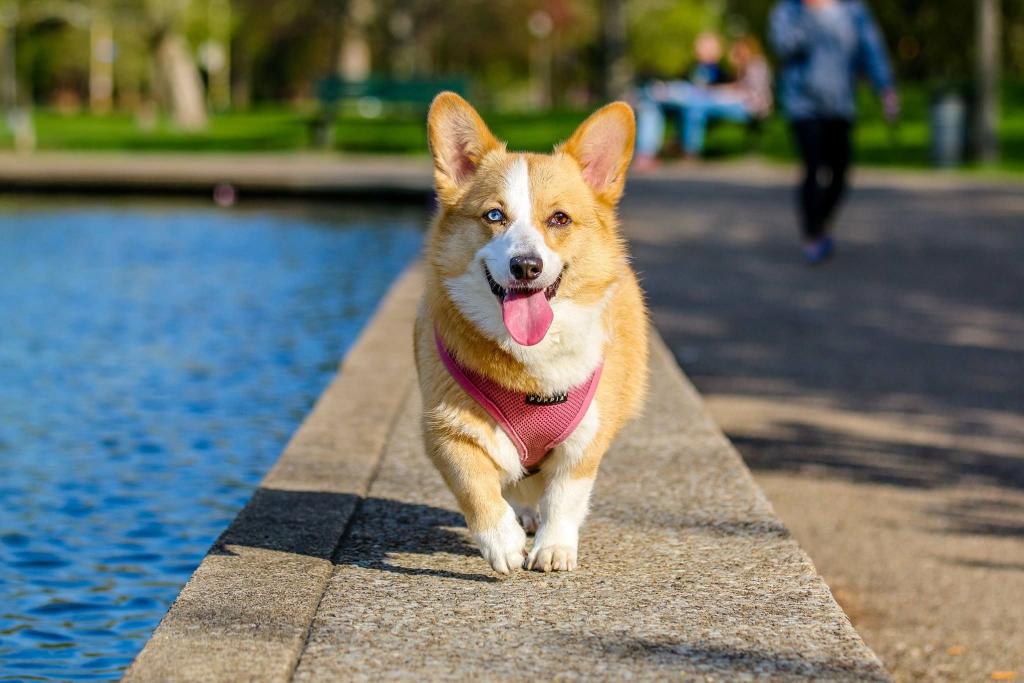
#> input picture codigo_estudiantes/wdeleon/perro.jpg, 2048 x 1365 px (shown at 1/2 size)
$ python RecorteCliente.py
#> lines starting #> are read from the running program, lines starting #| are printed output that depends on the picture
import cv2 as cv

imagen = cv.imread("perro.jpg")
#> imagen is the input picture: shape (1365, 2048, 3); mean B, G, R 103.8, 114.6, 110.4

if imagen is None:
    raise FileNotFoundError("No se encontró perro.jpg")

alto, ancho, canales = imagen.shape
#> alto = 1365; ancho = 2048; canales = 3

print("Dimenciones", imagen.shape)
#| Dimenciones (1365, 2048, 3)
print("")
print("""0 = Original
1 = Recorte
2 = Redución
3 = Rotación""")
print("")
TipoEdicion = int(input("Tipo de edición a realizar: "))
#> the answer given: 3


if TipoEdicion == 1:
    RecorteY1 = int(input("Ingrese el valor de Y1: "))
    RecorteY2 = int(input("Ingrese el valor de Y2: "))
    print("")
    RecorteX1 = int(input("Ingrese el valor de X1: "))
    RecorteX2 = int(input("Ingrese el valor de X2: "))

    RecorteImagen = imagen[RecorteY1:RecorteY2, RecorteX1:RecorteX2]

    cv.imshow("Imagen Perro Recortada", RecorteImagen)
    cv.waitKey(0)
    cv.destroyAllWindows()
elif TipoEdicion == 2:

    ReduccionImagenRango = float(input("Ingrese el valor de reducción: "))
    ReduccionImagen = cv.resize(imagen, (int(ancho*ReduccionImagenRango), int(alto*ReduccionImagenRango)), interpolation=cv.INTER_CUBIC)

    cv.imshow("Imagen Perro Reduccion", ReduccionImagen)
    cv.waitKey(0)
    cv.destroyAllWindows()
elif TipoEdicion == 3:

    CentroImagen = (ancho//2, alto//2)
#> CentroImagen = (1024, 682)

    RotacionImagenRango = int(input("Ingrese los grados a rotar: "))
#> the answer given: 3
    MatrizRotacion = cv.getRotationMatrix2D(CentroImagen, RotacionImagenRango, 1)
    RotacionImagen = cv.warpAffine(imagen, MatrizRotacion,(ancho, alto))
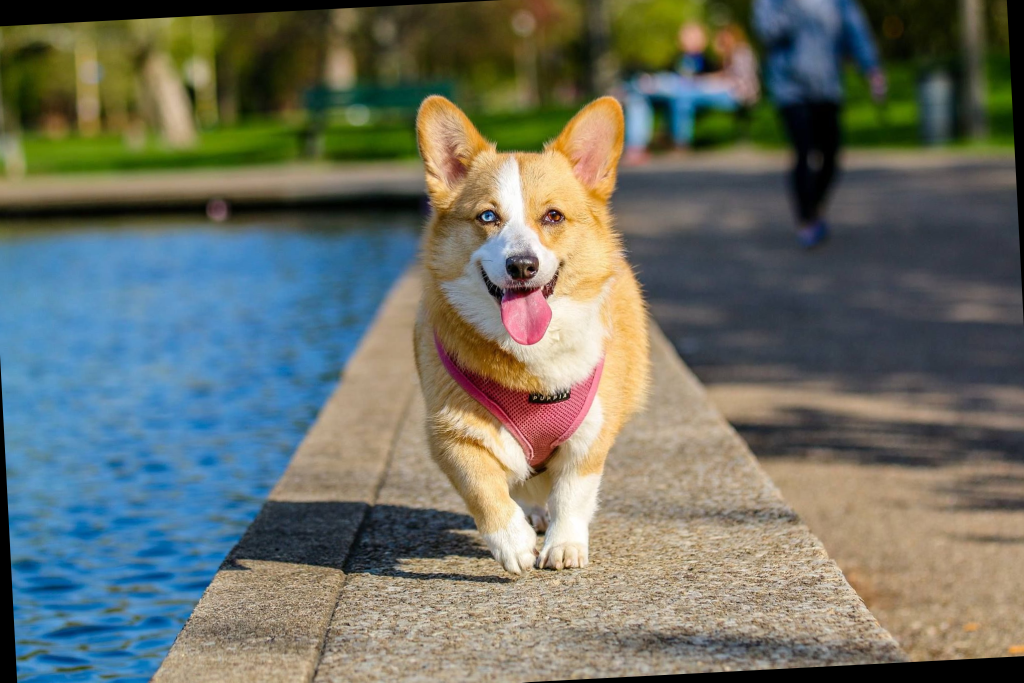
#> RotacionImagen: shape (1365, 2048, 3) (shown at 1/2 size); mean B, G, R 101.4, 111.7, 107.6

    cv.imshow("Imagen Perro Rotacion", RotacionImagen)
    cv.waitKey(0)
    cv.destroyAllWindows()
elif TipoEdicion == 0:

    cv.imshow("Imagen Perro Original", imagen)
    cv.waitKey(0)
    cv.destroyAllWindows()
else:
    print("Dato ingresado invalido, buelva a intentarlo")

$ run again, with codigo_estudiantes/wdeleon/avenida.jpg copied over codigo_estudiantes/wdeleon/perro.jpg
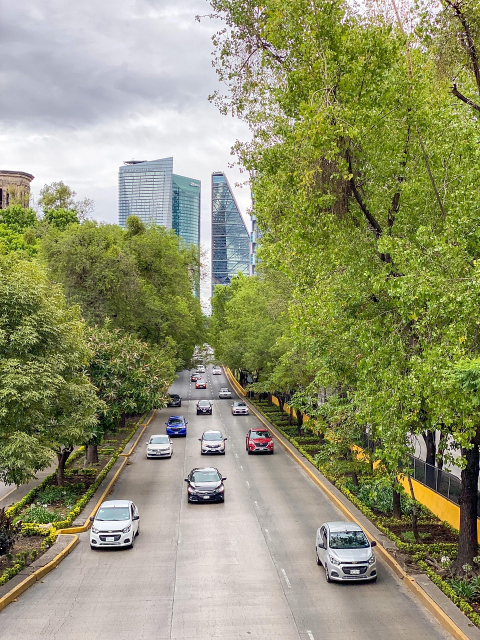
#> input picture codigo_estudiantes/wdeleon/avenida.jpg, 960 x 1280 px (shown at 1/2 size)
#> imagen is the input picture: shape (1280, 960, 3); mean B, G, R 111.6, 147.7, 145.8
#| Dimenciones (1280, 960, 3)
#> `RotacionImagen = cv.warpAffine(imagen, MatrizRotacion,(ancho, alto))`:
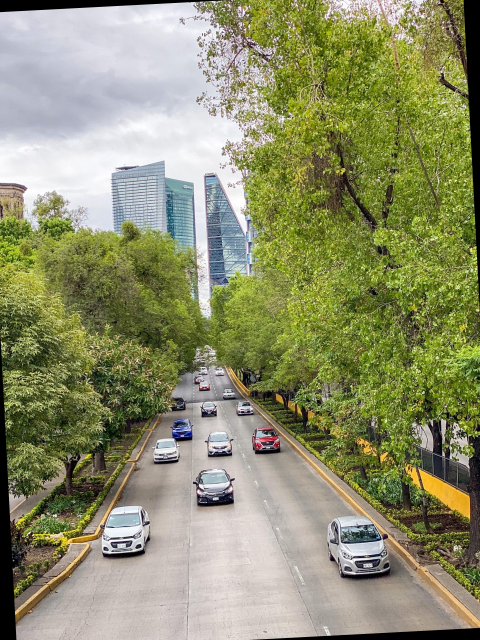
#> RotacionImagen: shape (1280, 960, 3) (shown at 1/2 size); mean B, G, R 108.1, 143.8, 141.8

$ run again, with codigo_estudiantes/wdeleon/manzanas.jpg copied over codigo_estudiantes/wdeleon/perro.jpg
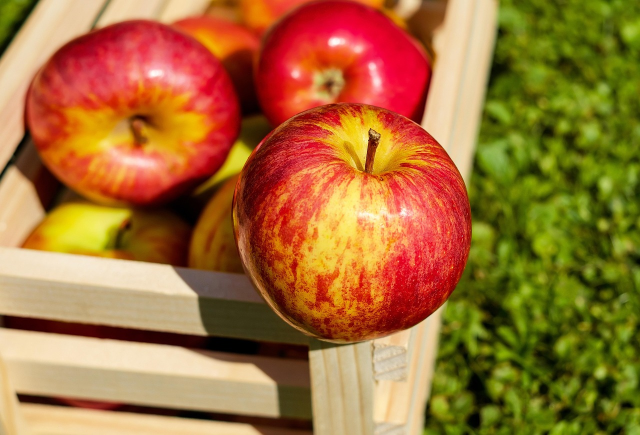
#> input picture codigo_estudiantes/wdeleon/manzanas.jpg, 1280 x 870 px (shown at 1/2 size)
#> imagen is the input picture: shape (870, 1280, 3); mean B, G, R 55.4, 111.4, 161.3
#| Dimenciones (870, 1280, 3)
#> `RotacionImagen = cv.warpAffine(imagen, MatrizRotacion,(ancho, alto))`:
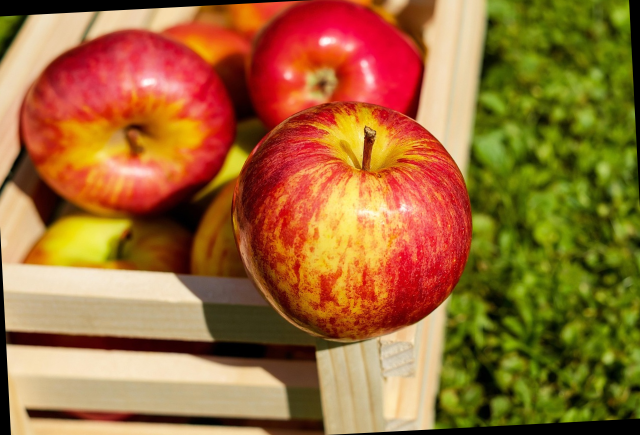
#> RotacionImagen: shape (870, 1280, 3) (shown at 1/2 size); mean B, G, R 53.2, 107.3, 157
